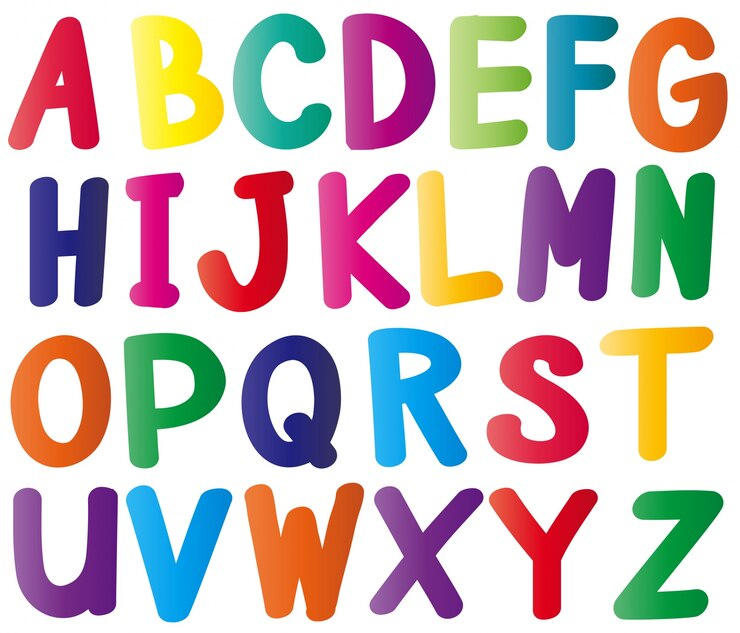
#> input picture week4/images/alphabet.jpg, 740 x 633 px
$ jupyter execute edge_detection_chapter.ipynb   (older library calls are emulated)
#> lines starting #> are read from the running program, lines starting #| are printed output that depends on the picture; after the words box and inside, x2 and y2 are one past the last pixel; in counts of white or black regions, pixels touching at a corner belong together
## การตรวจจับขอบ (Edge Detection)
### 1. บทนำ

**การตรวจจับขอบ** เป็นเทคนิคพื้นฐานในการประมวลผลภาพและการมองเห็นของคอมพิวเตอร์ ใช้เพื่อระบุจุดในภาพที่ความสว่างของสีเปลี่ยนแปลงอย่างชัดเจน มีการใช้งานหลักในการดึงข้อมูลโครงสร้างจากภาพ และเป็นเครื่องมือสำคัญในแอปพลิเคชันต่างๆ เช่น การจดจำวัตถุ การแบ่งส่วนภาพ และการตรวจจับคุณลักษณะ นี่คือบทเรียนพื้นฐานที่ครอบคลุมแนวคิดและวิธีการหลักสำหรับการตรวจจับขอบ
### 2. ความเข้าใจเกี่ยวกับการตรวจจับขอบ
- **คำจำกัดความ:** ขอบในภาพคือการเปลี่ยนแปลงเฉพาะที่ที่สำคัญในความเข้มของภาพ มักเกี่ยวข้องกับความไม่ต่อเนื่องในความเข้มของภาพหรืออนุพันธ์อันดับแรกของความเข้มของภาพ
- **ความสำคัญ:** การตรวจจับขอบมีความสำคัญต่อการวิเคราะห์ภาพ โดยเฉพาะในแอปพลิเคชันที่เกี่ยวข้องกับการตรวจจับรูปร่าง
### 3. แนวคิดพื้นฐาน
- **ความชัน (Gradient):** การวัดการเปลี่ยนแปลงความสว่างในชุดของพิกเซล เป็นเวกเตอร์ที่ประกอบด้วยทิศทางและขนาดของการเปลี่ยนแปลงที่สำคัญที่สุด

<span style="color:yellow;">**รูปที่ 2 ที่เป็นหลุมมันเป็น Intensity ของเส้นที่รูปแรกที่ผ่านรูป**</span>


>- **Roberts (Roberts Cross Operator):** คือตัวดำเนินการสำหรับการตรวจจับขอบ
>เป็นวิธีพื้นฐานและเก่าแก่ ใช้ mask ขนาด 2×2 เพื่อคำนวณความแตกต่างของพิกเซลในแนวทแยง

>    ลักษณะเฉพาะ:
>    - ใช้เคอร์เนลขนาด 2×2 (เล็กกว่า Sobel และ Prewitt ที่เป็น 3×3)
>    - ตรวจจับขอบในแนวทแยง (diagonal) ได้ดีเร็ว ประมวลผลน้อยกว่า แต่ ไวต่อสัญญาณรบกวน มากกว่า
>    - เหมาะสำหรับภาพที่มีคุณภาพดี
>    เคอร์เนล Roberts:

>- **ตัวดำเนินการ Prewitt (Prewitt Operator):** วิธีการที่นิยมในการประมาณค่าความชันของฟังก์ชันความเข้มของภาพ

>- **ตัวดำเนินการ Sobel (Sobel Operator):** วิธีการที่นิยมในการประมาณค่าความชันของฟังก์ชันความเข้มของภาพ

>- **ตัวตรวจจับขอบ Canny (Canny Edge Detector):** อัลกอริทึมแบบหลายขั้นตอนที่ตรวจจับขอบที่หลากหลายในภาพ

### ตารางเปรียบเทียบตัวดำเนินการตรวจจับขอบ

| คุณสมบัติ | Roberts | Prewitt | Sobel |
|---------|---------|---------|-------|
| **ขนาดเคอร์เนล** | 2×2 | 3×3 | 3×3 |
| **ความเร็ว** | เร็วที่สุด ⚡ | ปานกลาง | ปานกลาง |
| **ความอ่อนไหว** | สูงต่อสัญญาณรบกวน | ต่ำกว่า Roberts | ต่ำกว่า Roberts |
| **การตรวจจับขอบทแยง** | ดีที่สุด | ปานกลาง | ปานกลาง |
| **การประมาณ Gradient** | เรียบง่าย | ดี | ดี |
| **น้ำหนักจากศูนย์กลาง** | ไม่มี | มี | มี |
| **ประสิทธิภาพ** | ต่ำ | สูง | สูงที่สุด |
| **ใช้ในงาน** | งานเร็ว ภาพสะอาด | งานทั่วไป | งานทั่วไป (ได้รับความนิยม) |
| **ข้อดี** | - เร็ว<br>- ตรวจจับขอบทแยงดี | - สมดุล<br>- มีความเสถียร | - ผลลัพธ์ดี<br>- ประเมินทั้ง x, y |
| **ข้อเสีย** | - ไวต่อสัญญาณรบกวน<br>- ผลลัพธ์หยาบ | - เร็วกว่า Sobel | - ประมวลผลมากกว่า |

## วิธีทำ
1. หา Gx, Gy ด้วยวิธีใดก็ได้
2. เข้าสูตร

- เอา ```Gx, Gy ^2```เพื่อให้เป็นค่า + ทั้งคู่ เพราะความเปลี่ยนแปลงอาจเป็นค่าลบได้
- เอา ```Gx^2 + Gy^2```
- สุดท้ายคือเอาไปถอดรูท

## Step code
1. เลือก Operator -> จะได้ filter
2. เอา filter ไปหา sub img

>**เส้นของภาพจะเป็นสีขาว ที่เหลือจะเป็นสีดำ**

### นำเข้าโมดูล

[cell 1]
import cv2
import numpy as np
import matplotlib.pyplot as plt
import math

### โมดูลแสดงผลภาพ

[cell 2]
def plt_show(img):
    plt.axis("off")
    plt.imshow(img, cmap='gray')
    plt.show()

[cell 3]
def cv_show(img):
    cv2.imshow('Mean Filtered Image', img)
    cv2.waitKey(0)
    cv2.destroyAllWindows()

#### ตัวดำเนินการ Prewitt
- **หลักการ:** ใช้การม้วนรวม (convolution) กับเคอร์เนล Sobel เพื่อคำนวณขนาดของความชันที่แต่ละพิกเซล
- **การใช้งาน:** ทำการม้วนรวมภาพกับคู่ของเคอร์เนล 3x3 (หนึ่งอันประมาณการความชันในทิศทาง x และอีกอันหนึ่งในทิศทาง y) ขนาดของความชันคำนวณโดยใช้สูตร:

[cell 4]
#เป็นการคำนวณหาค่าขอบโดยใช้สูตรของ Prewitt
def prewitt_operator_meth(img):
    mask_gx = np.array([[-1, 0, 1], [-1, 0, 1], [-1, 0, 1]], dtype='float16')
    mask_gy = np.array([[-1, -1, -1], [0, 0, 0], [1, 1, 1]], dtype='float16')
    gx = cv2.filter2D(img, -1, mask_gx)
    gy = cv2.filter2D(img, -1,  mask_gy)
    out = np.sqrt(gx**2 + gy**2)
    return out

[cell 5]
#เป็นการคำนวณหาค่าขอบโดยใช้สูตรของ Roberts, Sobel, และ Prewitt
#เป็นการเขียนเอง
def edge_operator_meth(img, k):
    f = img.copy().astype(np.float16)
    out = np.zeros_like(img, dtype = 'float16')
    #ถ้า k=1 จะเป็น Prewitt, k=2 จะเป็น Sobel, k=sqrt(2) จะเป็น Roberts
    mask_gx = np.array([[-1, 0, 1], [-k, 0, k], [-1, 0, 1]] , dtype = 'float16')
    mask_gy = np.array([[-1, -k, -1], [0, 0, 0], [1, k, 1]] , dtype = 'float16')

    sz, sz = mask_gx.shape
    bd = sz // 2
    (m,n) = f.shape
    for i in range(bd,m-bd):
        for j in range(bd,n-bd):
            gx, gy = 0., 0.
            sub_f = f[i - bd : i + bd + 1, j - bd : j + bd + 1]
            gx = np.multiply(sub_f, mask_gx).sum()
            gy = np.multiply(sub_f, mask_gy).sum()
            out[i,j] = np.sqrt(gx**2 + gy**2)
    out[out>255.0] = 255.0
    return out.astype(np.uint8)

### 1. อ่านภาพ

[cell 6]
image = cv2.imread('./images/alphabet.jpg',1)
#> image is the input picture: shape (633, 740, 3); mean B, G, R 191.1, 191.5, 206.1
print(image.shape)
#| (633, 740, 3)
gray = cv2.cvtColor(image, cv2.COLOR_BGR2GRAY)
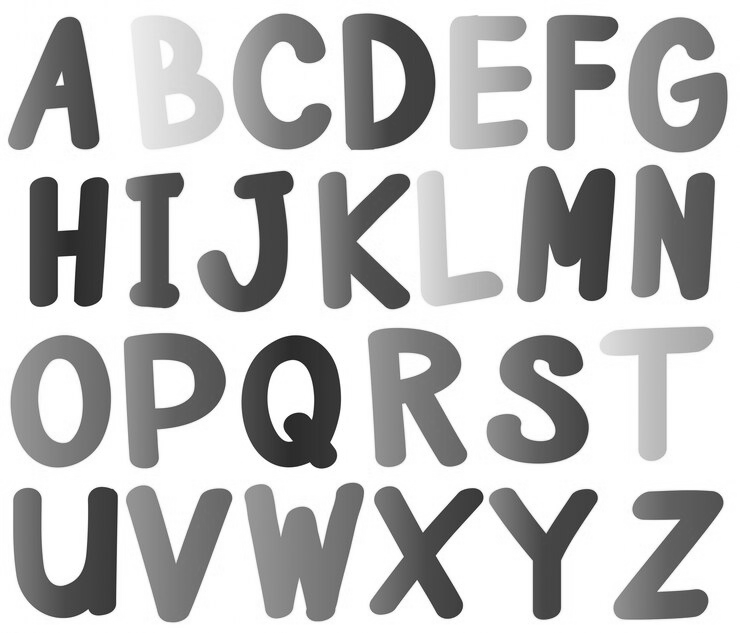
#> gray: shape (633, 740); min 24, max 255, mean 195.8
print(gray.shape)
#| (633, 740)

[cell 7]
# [4 lines of commented-out code are left out]
out = edge_operator_meth(gray, 1) #ใช้ Prewitt เพราะให้ k=1
#> after the loop in edge_operator_meth, `for i in range(bd,m-bd):`:
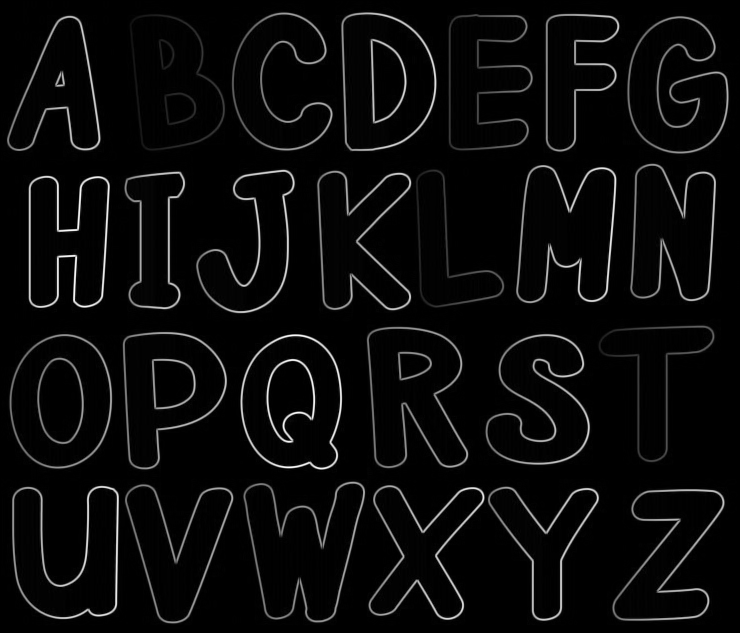
#> out: shape (633, 740) float16; min 0, max 675, mean 28.5; drawn with min black and max white
#> in edge_operator_meth, `out[out>255.0] = 255.0`:
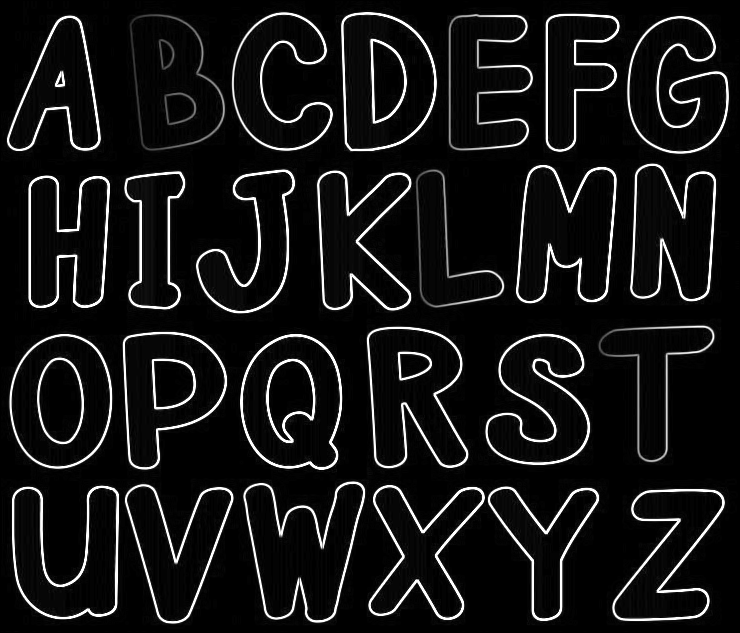
#> out: shape (633, 740) float16; 4.7% of pixels changed, all inside (x1, y1, x2, y2) = (7, 12, 728, 623)
imgs = cv2.hconcat([gray, out])
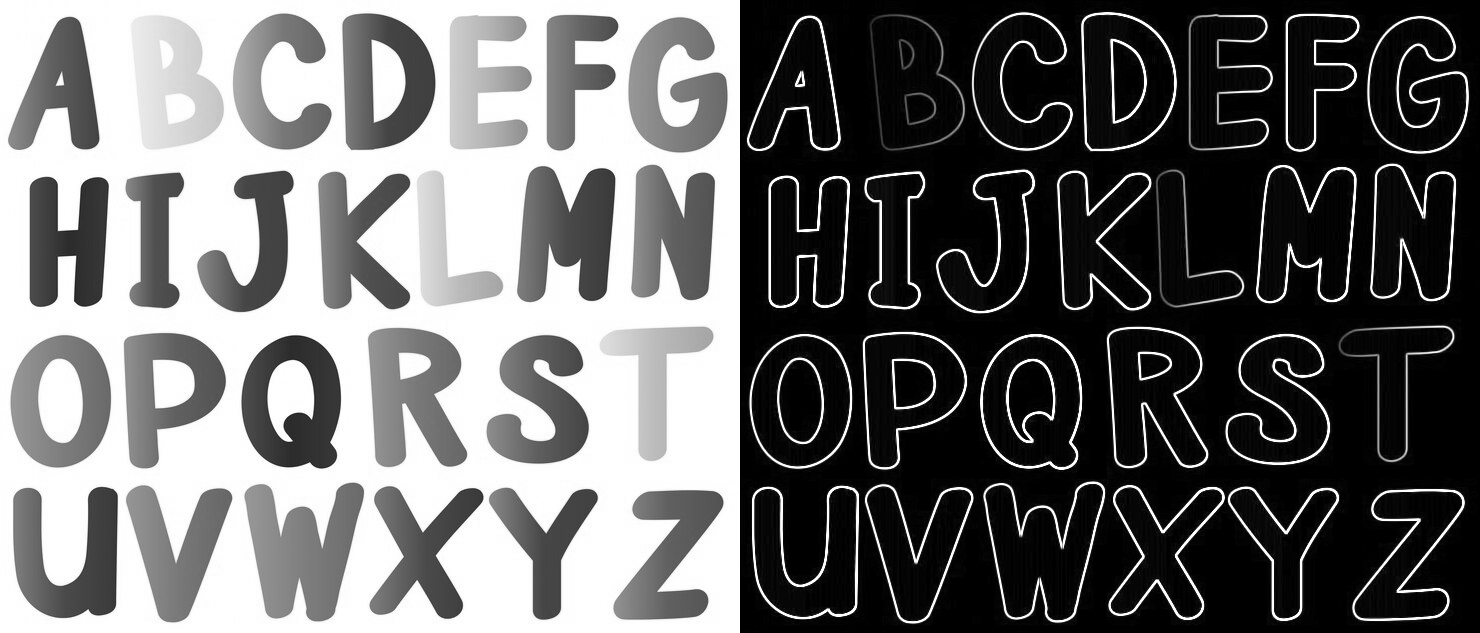
#> imgs: shape (633, 1480); min 0, max 255, mean 108.7
cv_show(imgs)
#plt_show(imgs)

#### ตัวดำเนินการ Sobel

[cell 8]
def sobel_operator(img):
    gx = cv2.Sobel(img, cv2.CV_64F, 1, 0, ksize=3)
    gy = cv2.Sobel(img, cv2.CV_64F, 0, 1, ksize=3)
    out = np.sqrt(gx**2 + gy**2)
    return out.astype(np.uint8)

[cell 9]
#out = sobel_operator(gray)
out2 = edge_operator_meth(gray, 2)
#> call 2 of edge_operator_meth, with k = 2
#> in edge_operator_meth (call 2), `out[out>255.0] = 255.0`:
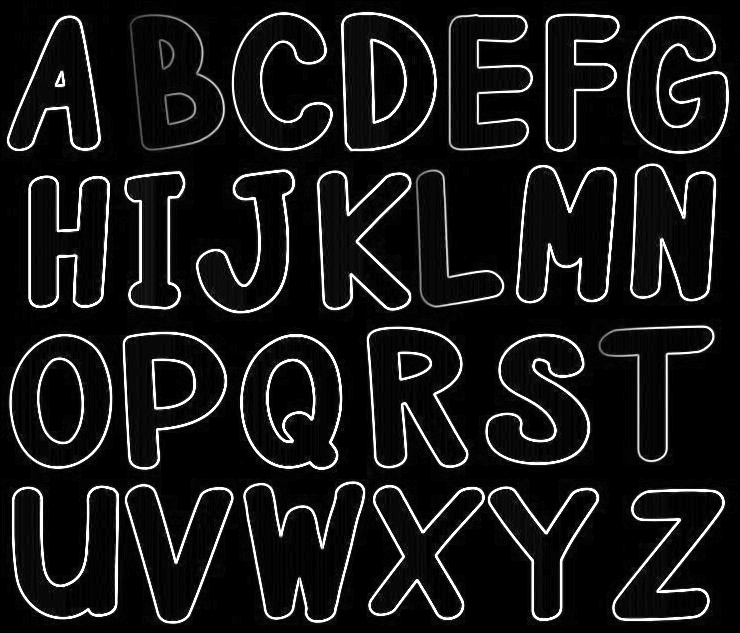
#> out: shape (633, 740) float16; min 0, max 255, mean 24.1
imgs = cv2.hconcat([gray, out2])
plt_show(imgs)

#### ตัวดำเนินการ Canny

[cell 10]
out3  = cv2.Canny(gray, 50, 150)
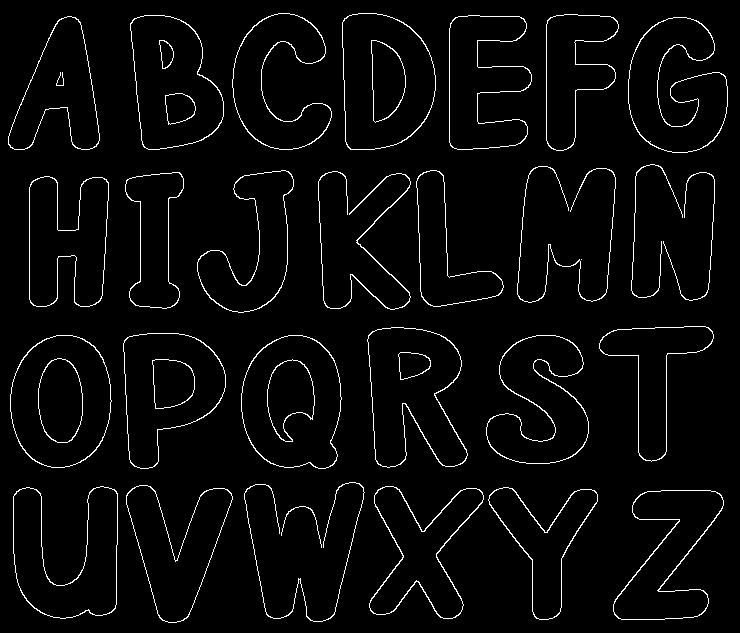
#> out3: shape (633, 740); 3.3% white in thin lines or dots
imgs = cv2.hconcat([out,out2, out3])
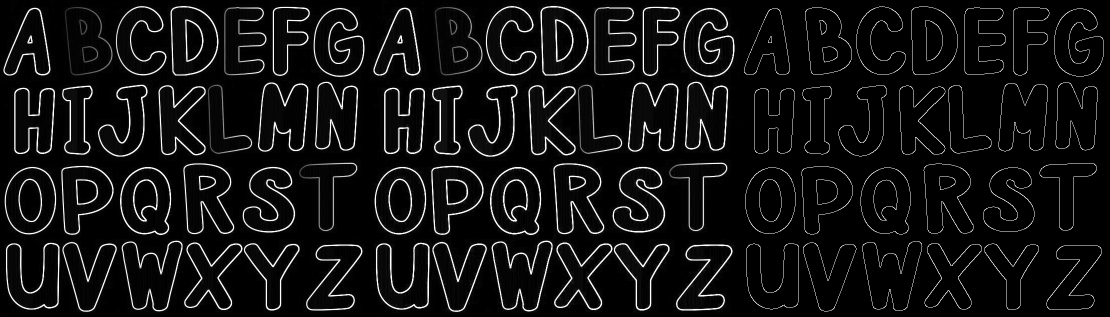
#> imgs: shape (633, 2220) (shown at 1/2 size); min 0, max 255, mean 18
plt_show(imgs)
